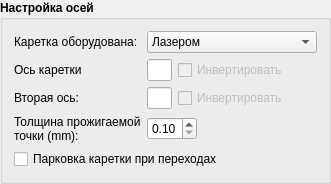
             <widget class="QGroupBox" name="groupBox_4">
              <property name="minimumSize">
               <size>
                <width>0</width>
                <height>0</height>
               </size>
              </property>
              <property name="maximumSize">
               <size>
                <width>16777215</width>
                <height>16777215</height>
               </size>
              </property>
              <property name="font">
               <font>
                <weight>75</weight>
                <bold>true</bold>
               </font>
              </property>
              <property name="title">
               <string>Настройка осей</string>
              </property>
              <layout class="QGridLayout" name="gridLayout_12">
               <item row="2" column="2">
                <widget class="QCheckBox" name="invertFirst">
                 <property name="enabled">
                  <bool>false</bool>
                 </property>
                 <property name="font">
                  <font>
                   <weight>50</weight>
                   <bold>false</bold>
                  </font>
                 </property>
                 <property name="text">
                  <string>Инвертировать</string>
                 </property>
                </widget>
               </item>
               <item row="5" column="1" colspan="2">
                <widget class="QDoubleSpinBox" name="density">
                 <property name="enabled">
                  <bool>true</bool>
                 </property>
                 <property name="minimumSize">
                  <size>
                   <width>0</width>
                   <height>0</height>
                  </size>
                 </property>
                 <property name="maximumSize">
                  <size>
                   <width>50</width>
                   <height>16777215</height>
                  </size>
                 </property>
                 <property name="font">
                  <font>
                   <family>Liberation Sans</family>
                   <pointsize>9</pointsize>
                   <weight>50</weight>
                   <bold>false</bold>
                  </font>
                 </property>
                 <property name="decimals">
                  <number>2</number>
                 </property>
                 <property name="minimum">
                  <double>0.100000000000000</double>
                 </property>
                 <property name="maximum">
                  <double>1.000000000000000</double>
                 </property>
                 <property name="singleStep">
                  <double>0.010000000000000</double>
                 </property>
                 <property name="value">
                  <double>0.100000000000000</double>
                 </property>
                </widget>
               </item>
               <item row="0" column="0">
                <widget class="QLabel" name="label_34">
                 <property name="font">
                  <font>
                   <pointsize>9</pointsize>
                   <weight>50</weight>
                   <bold>false</bold>
                  </font>
                 </property>
                 <property name="text">
                  <string>Каретка оборудована:</string>
                 </property>
                </widget>
               </item>
               <item row="8" column="0" colspan="3">
                <spacer name="verticalSpacer_5">
                 <property name="orientation">
                  <enum>Qt::Vertical</enum>
                 </property>
                 <property name="sizeHint" stdset="0">
                  <size>
                   <width>1</width>
                   <height>1</height>
                  </size>
                 </property>
                </spacer>
               </item>
               <item row="5" column="0">
                <widget class="QLabel" name="label_3">
                 <property name="minimumSize">
                  <size>
                   <width>0</width>
                   <height>0</height>
                  </size>
                 </property>
                 <property name="font">
                  <font>
                   <family>Liberation Sans</family>
                   <pointsize>9</pointsize>
                   <weight>50</weight>
                   <bold>false</bold>
                  </font>
                 </property>
                 <property name="text">
                  <string>Толщина прожигаемой точки (mm):</string>
                 </property>
                 <property name="wordWrap">
                  <bool>true</bool>
                 </property>
                </widget>
               </item>
               <item row="2" column="1">
                <widget class="QLineEdit" name="firstAxe">
                 <property name="minimumSize">
                  <size>
                   <width>25</width>
                   <height>0</height>
                  </size>
                 </property>
                 <property name="maximumSize">
                  <size>
                   <width>25</width>
                   <height>16777215</height>
                  </size>
                 </property>
                 <property name="font">
                  <font>
                   <pointsize>9</pointsize>
                   <weight>50</weight>
                   <bold>false</bold>
                  </font>
                 </property>
                 <property name="text">
                  <string/>
                 </property>
                 <property name="maxLength">
                  <number>2</number>
                 </property>
                 <property name="alignment">
                  <set>Qt::AlignCenter</set>
                 </property>
                </widget>
               </item>
               <item row="2" column="0">
                <widget class="QLabel" name="label_6">
                 <property name="minimumSize">
                  <size>
                   <width>0</width>
                   <height>0</height>
                  </size>
                 </property>
                 <property name="maximumSize">
                  <size>
                   <width>16777215</width>
                   <height>16777215</height>
                  </size>
                 </property>
                 <property name="font">
                  <font>
                   <pointsize>9</pointsize>
                   <weight>50</weight>
                   <bold>false</bold>
                  </font>
                 </property>
                 <property name="text">
                  <string>Ось каретки</string>
                 </property>
                 <property name="alignment">
                  <set>Qt::AlignLeading|Qt::AlignLeft|Qt::AlignVCenter</set>
                 </property>
                </widget>
               </item>
               <item row="3" column="0">
                <widget class="QLabel" name="label_7">
                 <property name="font">
                  <font>
                   <pointsize>9</pointsize>
                   <weight>50</weight>
                   <bold>false</bold>
                  </font>
                 </property>
                 <property name="text">
                  <string>Вторая ось:   </string>
                 </property>
                 <property name="alignment">
                  <set>Qt::AlignLeading|Qt::AlignLeft|Qt::AlignVCenter</set>
                 </property>
                </widget>
               </item>
               <item row="3" column="2">
                <widget class="QCheckBox" name="invertSecond">
                 <property name="enabled">
                  <bool>false</bool>
                 </property>
                 <property name="font">
                  <font>
                   <weight>50</weight>
                   <bold>false</bold>
                  </font>
                 </property>
                 <property name="text">
                  <string>Инвертировать</string>
                 </property>
                </widget>
               </item>
               <item row="0" column="1" colspan="2">
                <widget class="QComboBox" name="slideType">
                 <property name="maximumSize">
                  <size>
                   <width>16777215</width>
                   <height>16777215</height>
                  </size>
                 </property>
                 <property name="font">
                  <font>
                   <pointsize>9</pointsize>
                   <weight>50</weight>
                   <bold>false</bold>
                  </font>
                 </property>
                 <item>
                  <property name="text">
                   <string>Лазером</string>
                  </property>
                 </item>
                 <item>
                  <property name="text">
                   <string>Нихромовой проволокой</string>
                  </property>
                 </item>
                 <item>
                  <property name="text">
                   <string>Карандашом</string>
                  </property>
                 </item>
                </widget>
               </item>
               <item row="3" column="1">
                <widget class="QLineEdit" name="secondAxe">
                 <property name="minimumSize">
                  <size>
                   <width>25</width>
                   <height>0</height>
                  </size>
                 </property>
                 <property name="maximumSize">
                  <size>
                   <width>25</width>
                   <height>16777215</height>
                  </size>
                 </property>
                 <property name="font">
                  <font>
                   <pointsize>9</pointsize>
                   <weight>50</weight>
                   <bold>false</bold>
                  </font>
                 </property>
                 <property name="text">
                  <string/>
                 </property>
                 <property name="maxLength">
                  <number>2</number>
                 </property>
                 <property name="alignment">
                  <set>Qt::AlignCenter</set>
                 </property>
                </widget>
               </item>
               <item row="6" column="0" colspan="3">
                <widget class="QCheckBox" name="parking">
                 <property name="font">
                  <font>
                   <weight>50</weight>
                   <bold>false</bold>
                  </font>
                 </property>
                 <property name="text">
                  <string>Парковка каретки при переходах</string>
                 </property>
                </widget>
               </item>
              </layout>
             </widget>
